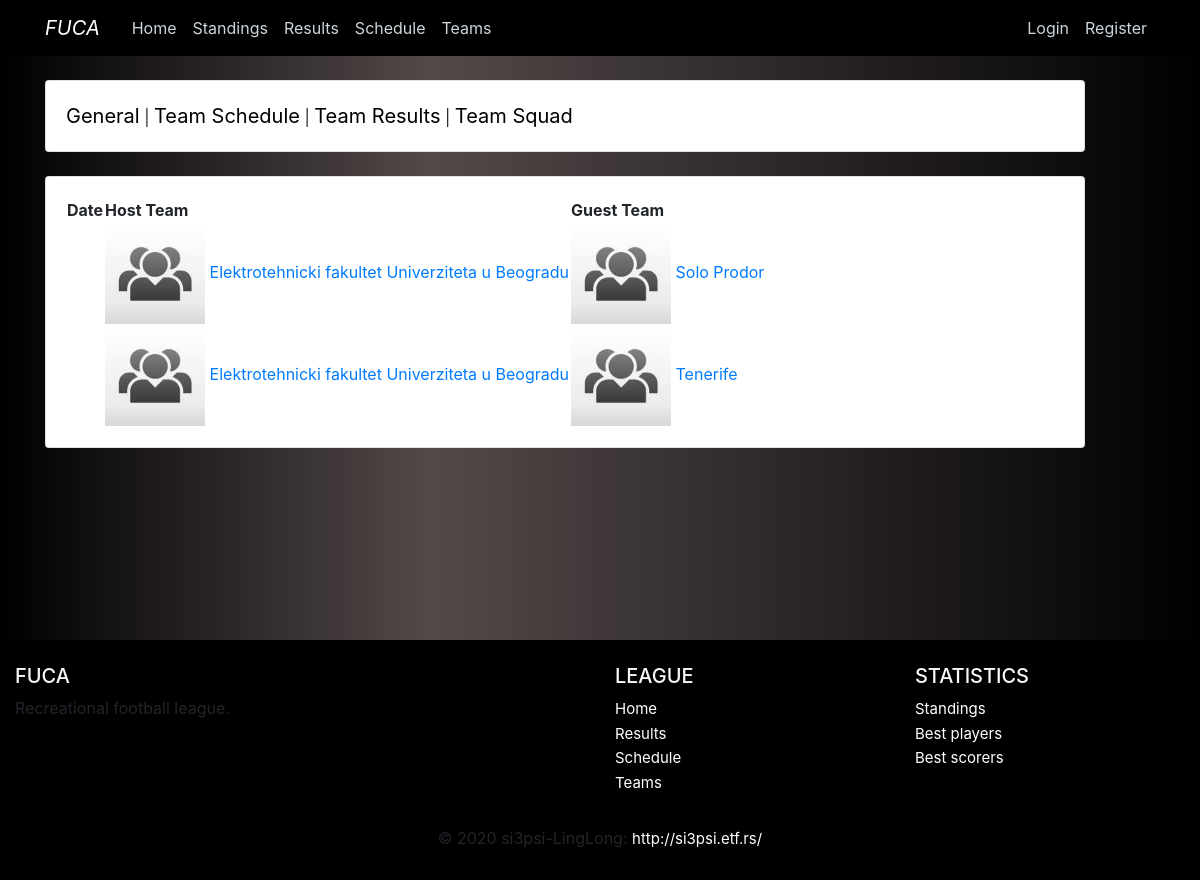
The app's page /teams/schedule/1 with its own data.
### fuca/models.py (models this page shows, shortened)
class Match(db.Model):
    __tablename__ = 'match'
    id                      = db.Column(db.Integer, primary_key=True)
    date_time               = db.Column(db.DateTime, nullable=False)
    host_team_goals         = db.Column(db.Integer, default=0)
    host_team_yellow        = db.Column(db.Integer, default=0)
    host_team_red           = db.Column(db.Integer, default=0)
    host_team_shots         = db.Column(db.Integer, default=0)
    guest_team_goals        = db.Column(db.Integer, default=0)
    guest_team_yellow       = db.Column(db.Integer, default=0)
    guest_team_red          = db.Column(db.Integer, default=0)
    guest_team_shots        = db.Column(db.Integer, default=0)
    host_team_id     = db.Column(db.Integer, db.ForeignKey('team.id'), nullable=False)
    guest_team_id    = db.Column(db.Integer, db.ForeignKey('team.id'), nullable=False)
    statistics  = db.relationship('Statistics', backref='match', lazy=True)

class Team(db.Model):
    __tablename__ = 'team'
    id          = db.Column(db.Integer,     primary_key=True)
    name        = db.Column(db.String(100), nullable=False, unique=True)
    matches     = db.Column(db.Integer,     nullable=False, default=0)
    wins        = db.Column(db.Integer,     nullable=False, default=0)
    losses      = db.Column(db.Integer,     nullable=False, default=0)
    draws       = db.Column(db.Integer,     nullable=False, default=0)
    goal_diff   = db.Column(db.Integer,     nullable=False, default=0)
    logo_image  = db.Column(db.String(20),  nullable=False, default='default.jpg')
    captain_id  = db.Column(db.Integer, db.ForeignKey('player.id'))
    host_matches    = db.relationship('Match',  backref='host_team',    lazy=True,  foreign_keys=Match.host_team_id)
    guest_matches   = db.relationship('Match',  backref='guest_team',   lazy=True,  foreign_keys=Match.guest_team_id)
    players         = db.relationship('Player', backref='team',         lazy=True,  foreign_keys=Player.team_id)

### fuca/teams/routes.py (the view)
@teams.route("/schedule/<int:id>")
def teamschedule(id):
    Team.query.get_or_404(id)
    schedules = Match.query.filter(Match.date_time >= datetime.now()).filter(Match.guest_team_id == id).all() +\
        Match.query.filter(Match.date_time >= datetime.now()).filter(Match.host_team_id == id).all()
    for schedule in schedules:
        schedule.host_team_logo = url_for('static', filename='images/teams/{}'.format(schedule.host_team.logo_image))
        schedule.guest_team_logo = url_for('static', filename='images/teams/{}'.format(schedule.guest_team.logo_image))
    return render_template('team/team-schedule.html', schedule=schedules, id=id, title='Team Schedule')

### fuca/templates/team/team-schedule.html
{% extends 'team/team-layout.html' %}
{% block team_content %}
    <table>
        <thead>
            <th>Date</th>
            <th>Host Team</th>
            <th>Guest Team</th>
        </thead>
        {% for match in schedule %}
            <tr>
                <td>{{ match.date }}</td>
                <td style="white-space:nowrap">
                    <a href="{{ url_for('teams.team', id=match.host_team_id)}}">
                        <img src="{{ match.host_team_logo }}" width="100">
                        {{ match.host_team.name }}
                    </a>
                </td>
                <td style="white-space:nowrap">
                    <a href="{{ url_for('teams.team', id=match.guest_team_id)}}">
                        <img src="{{ match.guest_team_logo }}" width="100">
                        {{ match.guest_team.name }}
                    </a>
                </td>
            </tr>
        {% endfor %}
    </table>
{% endblock team_content %}

### fuca/static/main.css (style rules this page uses)
body { margin-top: 5rem; }
a:link { text-decoration: none; }
.dark-background { background: rgb(0,0,0); background: linear-gradient(90deg, rgba(0,0,0,1) 0%, rgba(83,73,73,1) 36%, rgba(0,0,0,1) 100%); }

### records on screen
Match: host_team.name "Elektrotehnicki fakultet Univerziteta u Beogradu", guest_team.name "Solo Prodor"
Match: host_team.name "Elektrotehnicki fakultet Univerziteta u Beogradu", guest_team.name "Tenerife"
